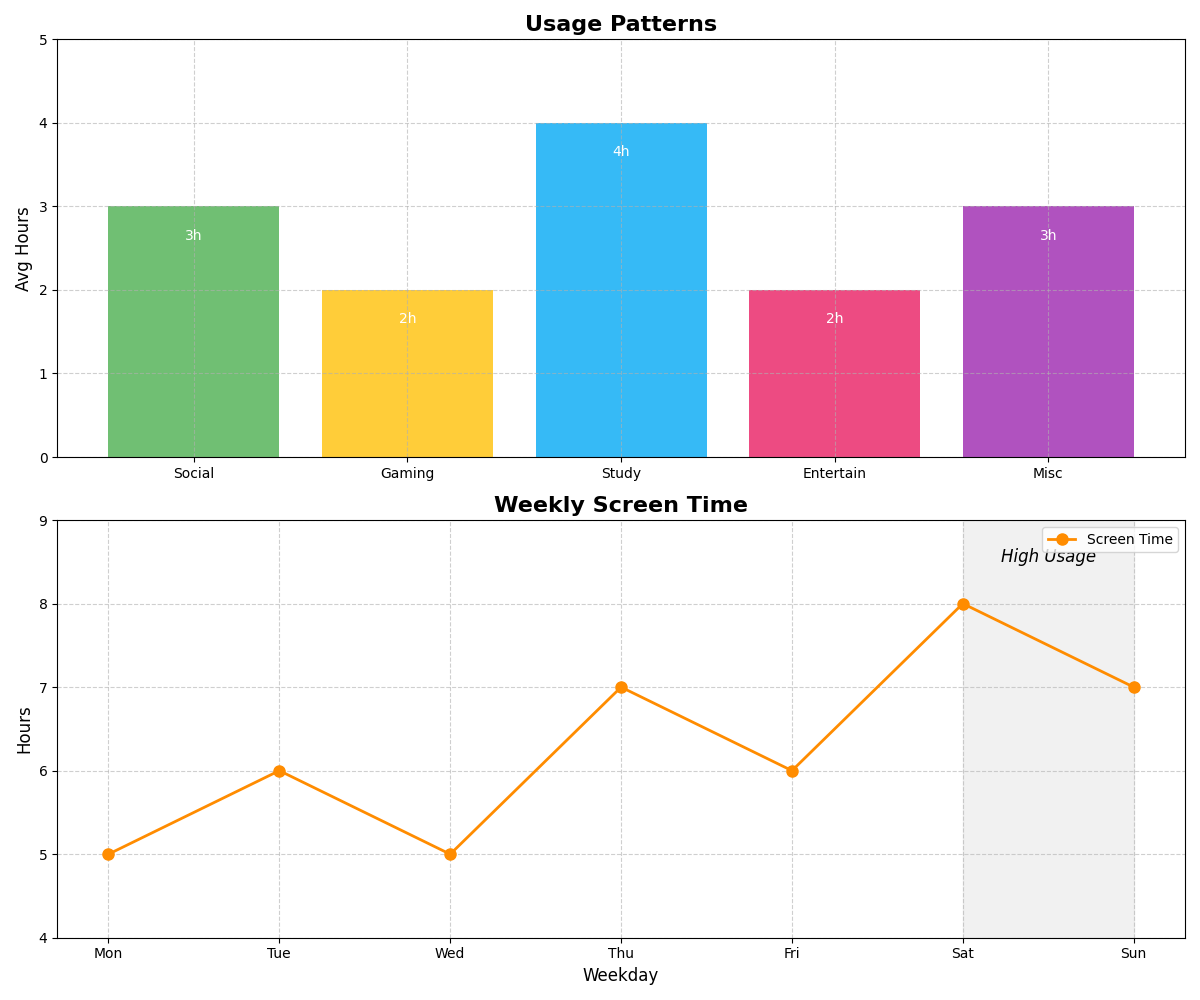

Generate this figure with Python:
import matplotlib.pyplot as plt
import numpy as np

# Define activities and corresponding average hours
activities = ['Social', 'Gaming', 'Study', 'Entertain', 'Misc']
hours_spent = [3, 2, 4, 2, 3]

# Screen time distribution over the week
days = ['Mon', 'Tue', 'Wed', 'Thu', 'Fri', 'Sat', 'Sun']
screen_time_week = [5, 6, 5, 7, 6, 8, 7]

# Plot setup
fig, (ax1, ax2) = plt.subplots(2, 1, figsize=(12, 10))

# Bar chart for average hours spent on activities
bars1 = ax1.bar(activities, hours_spent, color=['#4CAF50', '#FFC107', '#03A9F4', '#E91E63', '#9C27B0'], alpha=0.8)
ax1.set_title('Usage Patterns', fontsize=16, fontweight='bold')
ax1.set_ylabel('Avg Hours', fontsize=12)
ax1.set_ylim(0, 5)
ax1.grid(True, linestyle='--', alpha=0.6)

# Adding annotations on the bars
for bar, hour in zip(bars1, hours_spent):
    height = bar.get_height()
    ax1.text(bar.get_x() + bar.get_width() / 2, height - 0.4, f'{hour}h', ha='center', color='white', fontsize=10)

# Line plot for screen time over the week
ax2.plot(days, screen_time_week, marker='o', color='darkorange', linewidth=2, markersize=8, label='Screen Time')
ax2.set_title('Weekly Screen Time', fontsize=16, fontweight='bold')
ax2.set_xlabel('Weekday', fontsize=12)
ax2.set_ylabel('Hours', fontsize=12)
ax2.set_ylim(4, 9)
ax2.grid(True, linestyle='--', alpha=0.6)

# Highlight weekend
ax2.axvspan('Sat', 'Sun', color='lightgrey', alpha=0.3)
ax2.text(5.5, 8.5, "High Usage", fontsize=12, fontstyle='italic', ha='center', color='black')

# Combine legends
ax2.legend(loc='upper right', fontsize=10)

# Adjust layout
plt.tight_layout()

# Show the plot
plt.show()
